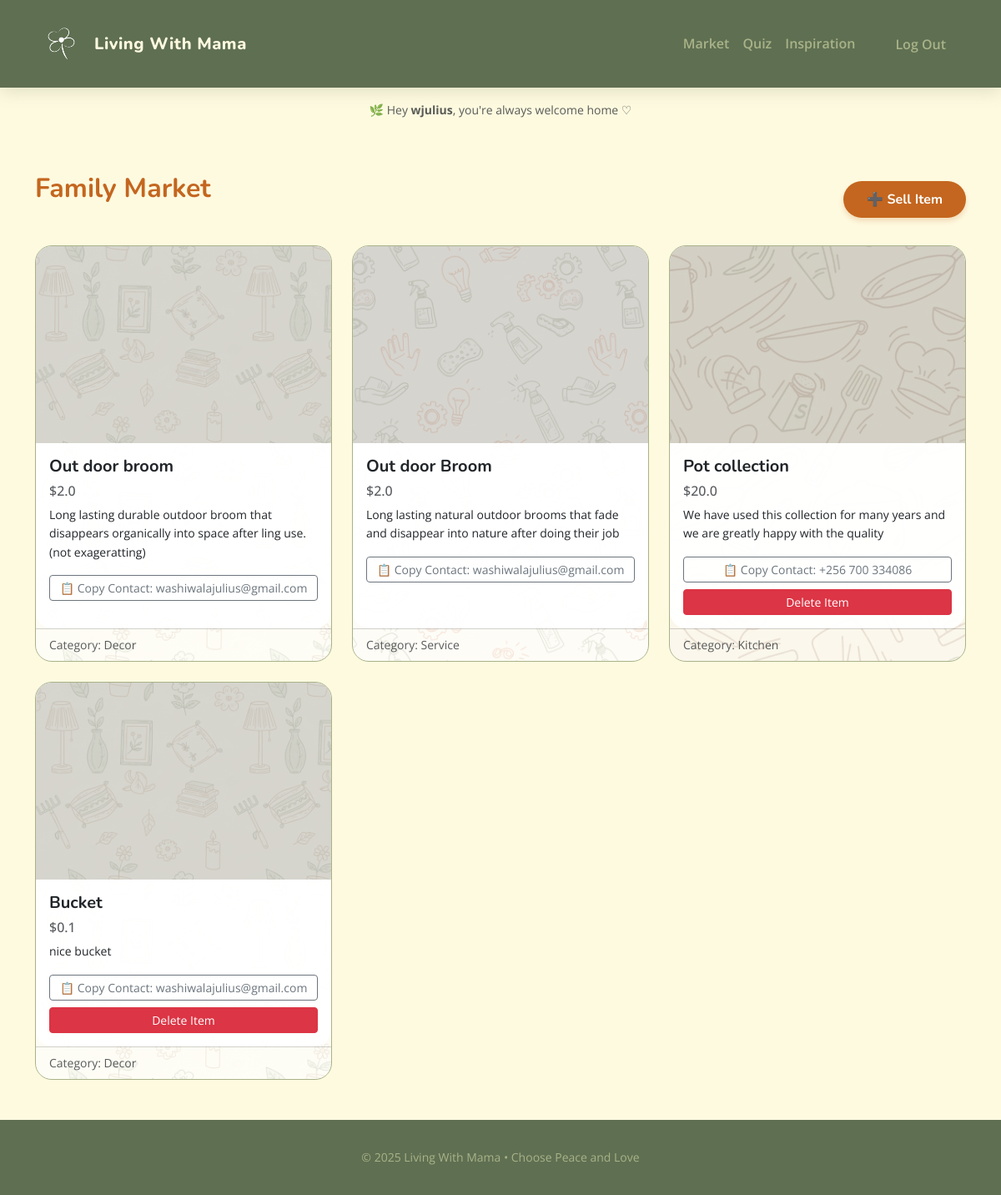
Page /market (signed in) on the committed database.
### tables this page shows
CREATE TABLE market_items (
    id INTEGER PRIMARY KEY AUTOINCREMENT,
    user_id INTEGER NOT NULL,
    title TEXT NOT NULL,
    description TEXT NOT NULL,
    price REAL NOT NULL,
    category TEXT NOT NULL, 
    contact_info TEXT NOT NULL,
    created_at TIMESTAMP DEFAULT CURRENT_TIMESTAMP,
    FOREIGN KEY(user_id) REFERENCES users(id)
);

### app.py (the view)
@app.route("/market")
@login_required
def market():
    items = db.execute("SELECT * FROM market_items ORDER BY created_at DESC")
    return render_template("market.html", items=items)

### app.py (called while the page is built)
@app.after_request
def after_request(response):
    response.headers["Cache-Control"] = "no-cache, no-store, must-revalidate"
    response.headers["Expires"] = 0
    response.headers["Pragma"] = "no-cache"
    return response

### helpers.py (called while the page is built)
def login_required(f):
    @wraps(f)
    def decorated_function(*args, **kwargs):
        if session.get("user_id") is None:
            return redirect("/login")
        return f(*args, **kwargs)
    return decorated_function

### templates/market.html (shortened to what this page needs)
{% extends "layout.html" %}
{% block main %}
<div class="d-flex justify-content-between align-items-center mb-4">
    <h2 class="mb-4 title-orange">Family Market</h2>
    <a href="/market/sell" class="btn btn-primary-custom">➕ Sell Item</a>
</div>
<div class="row row-cols-1 row-cols-md-3 g-4">
    {% for item in items %}
    <div class="col market-item">
        <div class="market-card-wrapper card card-custom h-100">
            <img src="https://placehold.co/600x400/FAEDCD/D4A373?text={{ item.category }}" class="card-img-top" alt="Item">
            <div class="card-body">
                <h5 class="card-title">{{ item.title }}</h5>
                <h6 class="text-muted">${{ item.price }}</h6>
                <p class="card-text small">{{ item.description }}</p>
                <div class="d-grid gap-2">
                    <button class="btn btn-outline-secondary btn-sm"
                            data-contact="{{ item.contact_info }}"
                            onclick="copyContact(this)">
                        📋 Copy Contact: {{ item.contact_info }}
                    </button>
                    {% if item.user_id == session.user_id %}
                    <button type="button" class="btn btn-danger btn-sm w-100" data-bs-toggle="modal" data-bs-target="#deleteModal{{ item.id }}">
                        Delete Item
                    </button>
                    {% endif %}
                </div>
            </div>
            <div class="card-footer bg-transparent text-muted small">
                Category: {{ item.category }}
            </div>
        </div>
    </div>
    {% endfor %}
</div>
{% endblock %}

### static/styles.css (style rules this page uses)
:root { --olive: #5F6F52; --laurel: #A9B388; --cornsilk: #FEFAE0; --lemon: #F9EBC7; --camel: #B99470; --orange: #C4661F; --russet: #783D19; --white: #ffffff; --font-heading: 'Nunito', sans-serif; --font-body: 'Open Sans', sans-serif; }
body { background-color: var(--cornsilk); color: var(--russet); font-family: var(--font-body); display: flex; flex-direction: column; min-height: 100vh; line-height: 1.6; }
h1, h2, h3, h4, h5 { font-family: var(--font-heading); color: var(--olive); font-weight: 700; }
.title-orange { color: var(--orange) !important; }
a { text-decoration: none; }
.card-custom { background-color: var(--white); border: 1px solid var(--laurel); border-radius: 20px; overflow: hidden; transition: transform 0.3s, box-shadow 0.3s; }
.btn-primary-custom { background-color: var(--orange); color: var(--white); border: none; border-radius: 50px; padding: 10px 28px; font-family: var(--font-heading); font-weight: 700; transition: all 0.3s; box-shadow: 0 4px 6px rgba(196, 102, 31, 0.2); }
.market-card-wrapper { position: relative; overflow: hidden; border-radius: 20px; }
.card-body, .card-footer { position: relative; z-index: 2; background-color: rgba(255, 255, 255, 0.96); border-radius: 0 0 20px 20px; }

### rows in the picture
market_items: title "Out door broom", price "2.0", description "Long lasting durable outdoor broom that disappears organically into space after ling use. (not exageratting)", contact_info "washiwalajulius@gmail.com", category "Decor"
market_items: title "Out door Broom", price "2.0", description "Long lasting natural outdoor brooms that fade and disappear into nature after doing their job", contact_info "washiwalajulius@gmail.com", category "Service"
market_items: title "Pot collection", price "20.0", description "We have used this collection for many years and we are greatly happy with the quality", contact_info "+256 700 334086", category "Kitchen"
market_items: title "Bucket", price "0.1", description "nice bucket", contact_info "washiwalajulius@gmail.com", category "Decor"

### other values in the picture
{{ session.username }} "wjulius"
